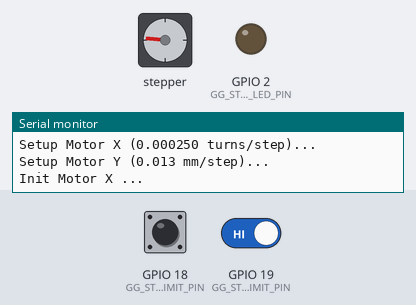
Bench run of a sketch on a simulated ESP32. Shown: stepper motor, output pins drawn as LEDs (lit = HIGH), the last lines printed to the serial monitor. The inputs (shaded band) are chosen by the test bench; at power-on: GPIO 19 (GG_STEPPER_X_LIMIT_PIN) HIGH, GPIO 18 (GG_STEPPER_Y_LIMIT_PIN) HIGH. Random numbers use the default seed unless the sketch sets one; stepper angles assume 200 steps per turn.

Above: at 0.8 s.
0.9 s: GPIO 19 (GG_STEPPER_X_LIMIT_PIN) driven LOW
At 1.3 s:
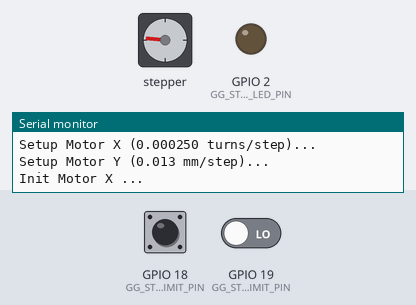
3.9 s: GPIO 19 (GG_STEPPER_X_LIMIT_PIN) driven HIGH
At 4.7 s:
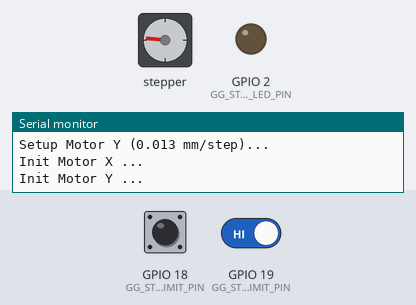
Timing chart, 0 to 6.9 s (numbered marks = the images above; inputs shaded):
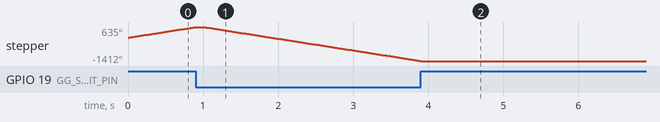

The sketch:

ggArduinoCoilWinder.ino
```cpp
#include "ggStepperAxis.h"

/*
// arduino uno
#define GG_STATUS_LED_PIN 2
#define GG_STEPPER_XYZ_ENABLE_PIN 8
#define GG_STEPPER_X_DIR_PIN 5
#define GG_STEPPER_Y_DIR_PIN 6
#define GG_STEPPER_Z_DIR_PIN 7
#define GG_STEPPER_X_STEP_PIN 2
#define GG_STEPPER_Y_STEP_PIN 3
#define GG_STEPPER_Z_STEP_PIN 4
#define GG_STEPPER_X_LIMIT_PIN 9
#define GG_STEPPER_Y_LIMIT_PIN 10
#define GG_STEPPER_Z_LIMIT_PIN 11
*/
/*
// esp32-wroom-da: jumper wires
#define GG_STATUS_LED_PIN 2
#define GG_STEPPER_XYZ_ENABLE_PIN 32
#define GG_STEPPER_X_DIR_PIN 33
#define GG_STEPPER_Y_DIR_PIN 25
#define GG_STEPPER_Z_DIR_PIN 26
#define GG_STEPPER_X_STEP_PIN 27
#define GG_STEPPER_Y_STEP_PIN 14
#define GG_STEPPER_Z_STEP_PIN 12
#define GG_STEPPER_X_LIMIT_PIN 19
#define GG_STEPPER_Y_LIMIT_PIN 18
#define GG_STEPPER_Z_LIMIT_PIN 5
*/
// esp32-wroom-da: manually wired PCB
#define GG_STATUS_LED_PIN 2
#define GG_STEPPER_XYZ_ENABLE_PIN 12
#define GG_STEPPER_X_DIR_PIN 26
#define GG_STEPPER_Y_DIR_PIN 27
#define GG_STEPPER_Z_DIR_PIN 14
#define GG_STEPPER_X_STEP_PIN 32
#define GG_STEPPER_Y_STEP_PIN 33
#define GG_STEPPER_Z_STEP_PIN 25
#define GG_STEPPER_X_LIMIT_PIN 19
#define GG_STEPPER_Y_LIMIT_PIN 18
#define GG_STEPPER_Z_LIMIT_PIN 5


ggStepperAxis mStepperX(GG_STEPPER_XYZ_ENABLE_PIN, GG_STEPPER_X_DIR_PIN, GG_STEPPER_X_STEP_PIN, GG_STEPPER_X_LIMIT_PIN);
ggStepperAxis mStepperY(GG_STEPPER_XYZ_ENABLE_PIN, GG_STEPPER_Y_DIR_PIN, GG_STEPPER_Y_STEP_PIN, GG_STEPPER_Y_LIMIT_PIN);
ggStepperAxis mStepperZ(GG_STEPPER_XYZ_ENABLE_PIN, GG_STEPPER_Z_DIR_PIN, GG_STEPPER_Z_STEP_PIN, GG_STEPPER_Z_LIMIT_PIN);


// linear guide: carriage driven by spindle
// #define GG_STEPPER_X_SPINDLE_PITCH 0.00175 // m per revolution (unit: m/rev)
// #define GG_STEPPER_X_SPINDLE_REDUCTION (20.0 / 32.0) // revolution ratio: motor / spindle (unit: 1)
// #define GG_STEPPER_X_MOTOR_STEPS_PER_REV (200 * 16) // steps * microsteps per motor revolution (unit: step/rev)
// #define GG_STEPPER_X_METER_PER_STEP (GG_STEPPER_X_SPINDLE_PITCH * GG_STEPPER_X_SPINDLE_REDUCTION / GG_STEPPER_X_MOTOR_STEPS_PER_REV)

// drum with pully and reduction gear
#define GG_STEPPER_X_TRANSMISSION_RATIO (18.0 / 90.0) // teeth ratio (unit: 1)
#define GG_STEPPER_X_MOTOR_STEPS_PER_REV (200.0 * 4.0) // steps * microsteps per motor revolution (unit: step/rev)
#define GG_STEPPER_X_TURNS_PER_STEP (GG_STEPPER_X_TRANSMISSION_RATIO / GG_STEPPER_X_MOTOR_STEPS_PER_REV)

const double vAccelMaxX = 2.0;
const double vSpeedMaxX = 3.0;
const double vSpeedInitX = 0.1;
const double vPositionInitSensorX = 0.0;
const double vPositionMinX = -10.0;
const double vPositionMaxX = 10.0;

// linear guide: carriage driven by timing belt
#define GG_STEPPER_Y_TOOTH_PITCH 0.002 // m per revolution (unit: m)
#define GG_STEPPER_Y_NUM_TEETH_PER_REV 20.0 // number of teeth per motor revolution (unit: 1)
#define GG_STEPPER_Y_MOTOR_STEPS_PER_REV (200.0 * 16.0) // steps * microsteps per motor revolution (unit: step/rev)
#define GG_STEPPER_Y_METER_PER_STEP (GG_STEPPER_Y_TOOTH_PITCH * GG_STEPPER_Y_NUM_TEETH_PER_REV / GG_STEPPER_Y_MOTOR_STEPS_PER_REV)

const double vAccelMaxY = 5.0;
const double vSpeedMaxY = 0.5;
const double vSpeedInitY = 0.025;
const double vPositionInitSensorY = 0.0042;
const double vPositionMinY = 0.0;
const double vPositionMaxY = 0.1275;


void InitDebug(ggStepperAxis& aAxis, float aSensorPosition, float aSpeed)
{
  // float vPositionOld = aAxis.InitPosition(aSensorPosition, aSpeed);
  // float vPositionDelta = vPositionOld - aSensorPosition;
  // Serial.printf("Init position delta: %.3f mm\n", 1000.0 * vPositionDelta);
  aAxis.MoveToSensor(aSpeed);
  Serial.printf("%.3f\n", 1000.0 * (aAxis.GetPosition() - aSensorPosition));
}


void setup()
{
  Serial.begin(115200);
  while (!Serial) {}
  Serial.print("\nStartup Coil Winder!\n");
  Serial.flush();

  Serial.print("Init IO-pins ...\n");
  pinMode(GG_STATUS_LED_PIN, OUTPUT);
  mStepperX.Begin();
  mStepperY.Begin();

  Serial.printf("Setup Motor X (%.6f turns/step)...\n", 1.0 * GG_STEPPER_X_TURNS_PER_STEP);
  mStepperX.SetUnitPerStep(GG_STEPPER_X_TURNS_PER_STEP);
  mStepperX.SetAcceleration(vAccelMaxX);
  mStepperX.SetSpeed(vSpeedMaxX);
  mStepperX.SetPosition(0.0);
  mStepperX.Enable();

  Serial.printf("Setup Motor Y (%.3f mm/step)...\n", 1000.0 * GG_STEPPER_Y_METER_PER_STEP);
  mStepperY.SetUnitPerStep(GG_STEPPER_Y_METER_PER_STEP);
  mStepperY.SetAcceleration(vAccelMaxY);
  mStepperY.SetSpeed(vSpeedMaxY);
  mStepperY.SetPosition(0.0);
  mStepperY.Enable();

  Serial.print("Init Motor X ...\n");
  mStepperX.InitPosition(vPositionInitSensorX, vSpeedInitX);

  Serial.print("Init Motor Y ...\n");
  mStepperY.InitPosition(vPositionInitSensorY, vSpeedInitY);

  Serial.print("Init complete!\n");
}


inline float GetRand(float aMin, float aMax)
{
  return aMin + (aMax - aMin) * std::rand() / RAND_MAX;
}


void MoveRandom(ggStepperAxis& aAxis,
                float aAccelMax,
                float aSpeedMax,
                float aPositionMin,
                float aPositionMax,
                Stream* aDebugStream = nullptr,
                const char* aAxisName ="",
                const char* aAxisUnitName = "",
                float aAxisUnitScale = 1.0)
{
  float vNewAccel = GetRand(0.1 * aAccelMax, aAccelMax);
  float vNewSpeed = GetRand(0.1 * aSpeedMax, aSpeedMax);
  float vNewPosition = GetRand(aPositionMin, aPositionMax);
  aAxis.SetAcceleration(vNewAccel);
  aAxis.SetSpeed(vNewSpeed);
  aAxis.MoveToPosition(vNewPosition);
  if (aDebugStream != nullptr) {
    aDebugStream->printf("Moving %s to %.3f %s (%.3f %s/s^2 %.3f %s/s)\n", aAxisName,
                         aAxisUnitScale * vNewPosition, aAxisUnitName,
                         aAxisUnitScale * vNewAccel, aAxisUnitName,
                         aAxisUnitScale * vNewSpeed, aAxisUnitName);
  }
}


void loop()
{

  mStepperX.Run();
  if (!mStepperX.IsMoving()) {
    // float vPositionCenterX = (vPositionMinX + vPositionMaxX) / 2.0;
    // mStepperX.MoveToPosition(mStepperX.GetPosition() < vPositionCenterX ? vPositionMaxX: vPositionMinX);
    // delay(500);
    MoveRandom(mStepperX, vAccelMaxX, vSpeedMaxX, vPositionMinX, vPositionMaxX, nullptr, "X", "#", 1.0);
  }

  mStepperY.Run();
  if (!mStepperY.IsMoving()) {
    MoveRandom(mStepperY, vAccelMaxY, vSpeedMaxY, vPositionMinY, vPositionMaxY, nullptr, "Y", "mm", 1000.0);
  }

}
```

ggStepperAxis.h
```cpp
#include "esp32-hal-gpio.h"
#pragma once

#include <AccelStepper.h>

class ggStepperAxis {

public:

  ggStepperAxis(byte aEnablePin,
                byte aDirPin,
                byte aStepPin,
                byte aSensorPin)
  : mStepper(AccelStepper::DRIVER, aStepPin, aDirPin, 0, 0, false),
    mSensorPin(aSensorPin),
    mUnitPerStep(1.0f)
  {
    mStepper.setPinsInverted(false, false, true);
    mStepper.setEnablePin(aEnablePin);
  }

  void Begin() {
    pinMode(mSensorPin, INPUT_PULLUP);
    mStepper.disableOutputs();
  }

  void Enable() {
    mStepper.enableOutputs();
  }

  void Disable() {
    mStepper.disableOutputs();
  }

  void SetSpeedStep(float aStepsPerSecond) {
    mStepper.setMaxSpeed(aStepsPerSecond);
    mStepper.setSpeed(aStepsPerSecond);
  }

  void SetAcceleration(float aAcceleration) {
    mStepper.setAcceleration(UnitToSteps(aAcceleration));
  }

  void SetSpeed(float aSpeed) {
    SetSpeedStep(UnitToSteps(aSpeed));
  }

  bool GetSensor() const {
    return digitalRead(mSensorPin) == HIGH;
  }

  void SetPosition(float aPosition) {
    mStepper.setCurrentPosition(lround(UnitToSteps(aPosition)));
  }

  float GetPosition() const {
    return StepsToUnit(mStepper.currentPosition());
  }

  float InitPosition(float aSensorPosition, float aSpeed) {
    MoveToSensor(aSpeed);
    float vOldPosition = GetPosition();
    SetPosition(aSensorPosition);
    return vOldPosition;
  }

  void MoveToPositionStep(long aPosition) {
    mStepper.moveTo(aPosition);
  }

  void MoveToSensor(float aSpeed) {
    float vSpeedStepsPerSecond = UnitToSteps(aSpeed);
    float vSpeedBackup = mStepper.speed();
    if (GetSensor()) {
      mStepper.setSpeed(vSpeedStepsPerSecond);
      while (GetSensor()) mStepper.runSpeed();
      delay(100);
    }
    mStepper.setSpeed(-vSpeedStepsPerSecond);
    while (!GetSensor()) mStepper.runSpeed();
    mStepper.setSpeed(vSpeedBackup);
  }

  void SetUnitPerStep(float aUnitPerStep) {
    mUnitPerStep = aUnitPerStep;
  }

  float GetUnitPerStep() const {
    return mUnitPerStep;
  }

  void MoveToPosition(float aPosition) {
    MoveToPositionStep(lround(UnitToSteps(aPosition)));
  }

  bool IsMoving() const {
    return mStepper.isRunning();
  }

  bool Run() {
    return mStepper.run();
  }

protected:

  inline float StepsToUnit(float aSteps) const {
    return aSteps * mUnitPerStep;
  }

  inline float UnitToSteps(float aUnit) const {
    return aUnit / mUnitPerStep;
  }

  mutable AccelStepper mStepper;

  float mUnitPerStep;
  const byte mSensorPin;

};
```
